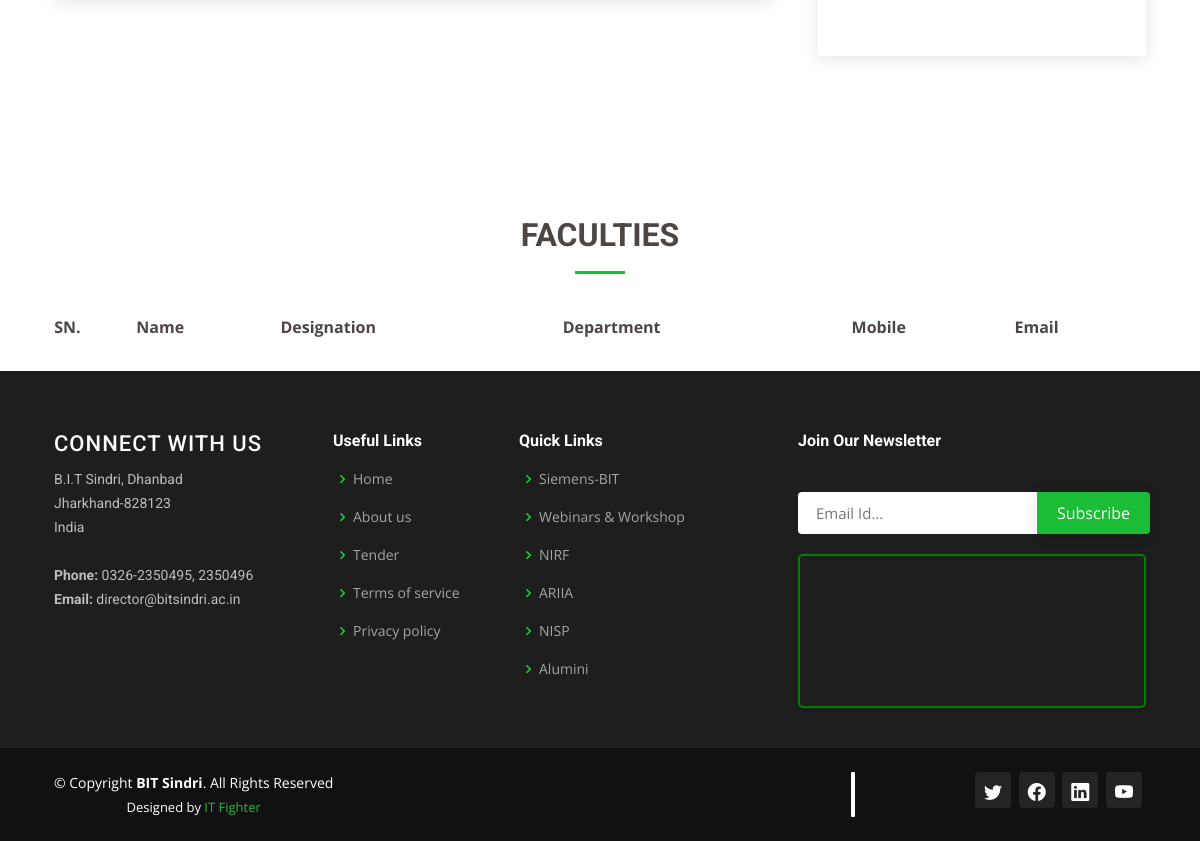
The page /it.php (lower part) on the database as committed earlier.
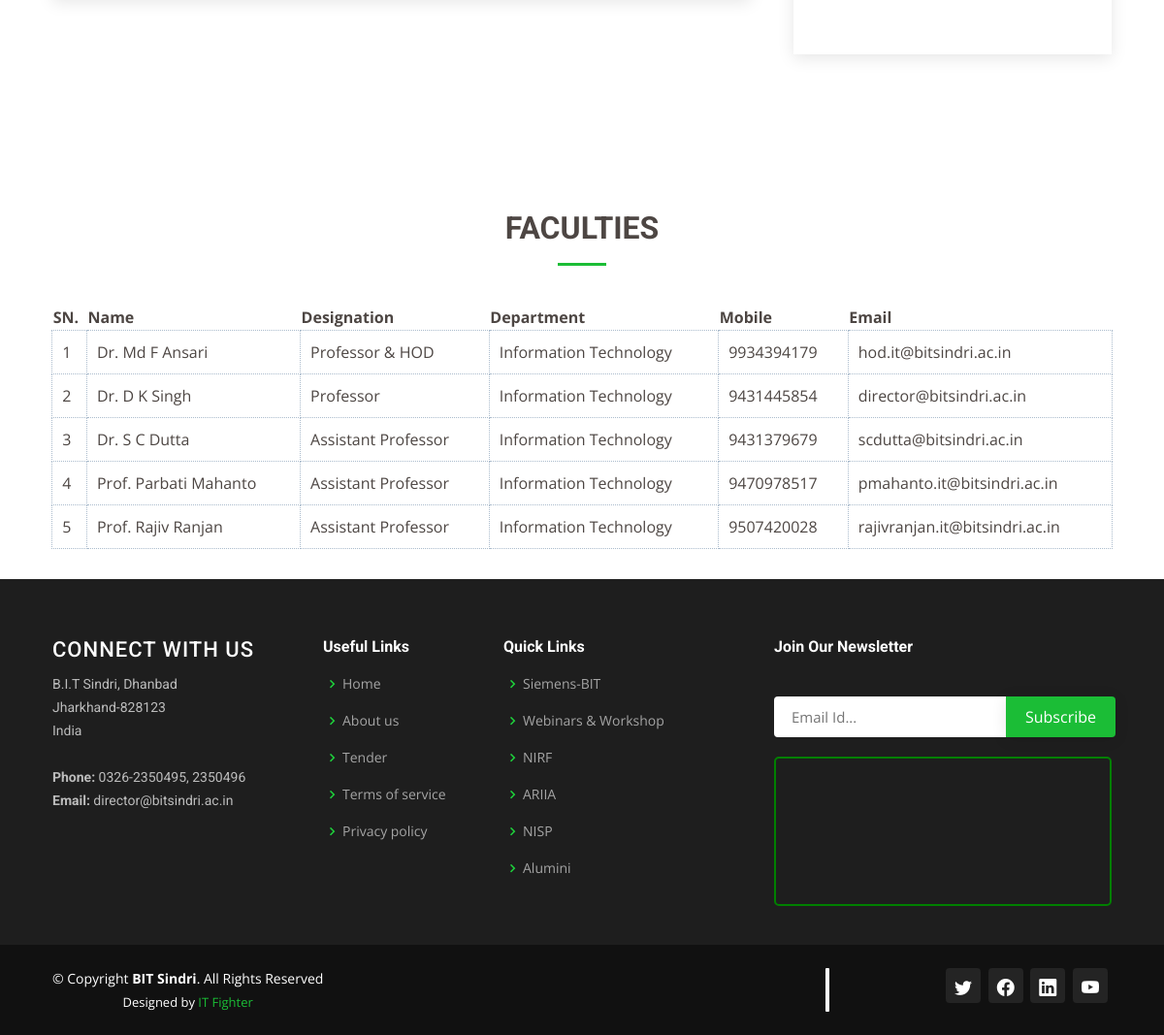
The same page on the database as committed later.
### tables this page shows
CREATE TABLE `teacher_contact` (
  `tchr_id` int(11) NOT NULL,
  `name` varchar(40) NOT NULL,
  `mob` varchar(10) NOT NULL,
  `email` varchar(50) NOT NULL,
  `desn_fk` int(3) NOT NULL,
  `dept_fk` int(3) NOT NULL,
  `usr_fk` int(6) NOT NULL,
  `created` timestamp NOT NULL DEFAULT current_timestamp(),
  `updated` timestamp NOT NULL DEFAULT current_timestamp() ON UPDATE current_timestamp()
);

CREATE TABLE `designation` (
  `desn_id` int(3) NOT NULL,
  `type` varchar(30) NOT NULL
);

CREATE TABLE `department` (
  `dept_id` int(11) NOT NULL,
  `name` varchar(50) NOT NULL
);

### it.php (the view, shortened to what this page needs)
<?php include_once('header.php'); ?>
    <section id="blog" class="blog">
      <div class="container" data-aos="fade-up">
        <div class="row">
          <div class="col-lg-8 entries">
          </div>
          <div class="col-lg-4">
            <div class="sidebar">
            </div>
            </div>
            </div>
          </div>
    </section>
    <section id="blog" class="blog">
      <div class="container" data-aos="fade-up">
        <div class="row">
            <div class="section-title">
              <h2>Faculties</h2>
            </div>
            <table class="dept-fact">
              <thead>
                  <tr>
                      <th>SN.</th>
                      <th>Name</th>
                      <th>Designation</th>
                      <th>Department</th>
                      <th>Mobile</th>
                      <th>Email</th>
                  </tr>
              </thead>
              <tbody>
                  <?php
                      $i = 1;
                      $query = mysqli_query($conn, "SELECT teacher_contact.name as 'name', teacher_contact.mob as 'mob', teacher_contact.email as 'email', designation.type as 'desn', department.name as 'dept' FROM teacher_contact LEFT JOIN (designation, department) ON (designation.desn_id=teacher_contact.desn_fk AND department.dept_id=teacher_contact.dept_fk) WHERE teacher_contact.dept_fk=6 ORDER BY teacher_contact.desn_fk DESC");
                      while(@$row = mysqli_fetch_array($query)){
                  ?>
                  <tr>
                      <td><?php echo $i; $i++; ?></td>
                      <td><?php echo $row['name']; ?></td>
                      <td><?php echo $row['desn']; ?></td>
                      <td><?php echo $row['dept']; ?></td>
                      <td><?php echo $row['mob']; ?></td>
                      <td><?php echo $row['email']; ?></td>
                  </tr>
                  <?php } ?>
              </tbody>
            </table>
        </div>
      </div>
    </section>
  <?php include_once('footer.php'); ?>

Rows that differ between the two databases and show on the page:
added teacher_contact: name "Dr. Md F Ansari", desn_fk.type "Professor & HOD", dept_fk.name "Information Technology", mob "9934394179", email "hod.it@bitsindri.ac.in"
added teacher_contact: name "Dr. D K Singh", desn_fk.type "Professor", dept_fk.name "Information Technology", mob "9431445854", email "director@bitsindri.ac.in"
added teacher_contact: name "Dr. S C Dutta", desn_fk.type "Assistant Professor", dept_fk.name "Information Technology", mob "9431379679", email "scdutta@bitsindri.ac.in"
added teacher_contact: name "Prof. Parbati Mahanto", desn_fk.type "Assistant Professor", dept_fk.name "Information Technology", mob "9470978517", email "pmahanto.it@bitsindri.ac.in"
added teacher_contact: name "Prof. Rajiv Ranjan", desn_fk.type "Assistant Professor", dept_fk.name "Information Technology", mob "9507420028", email "rajivranjan.it@bitsindri.ac.in"
